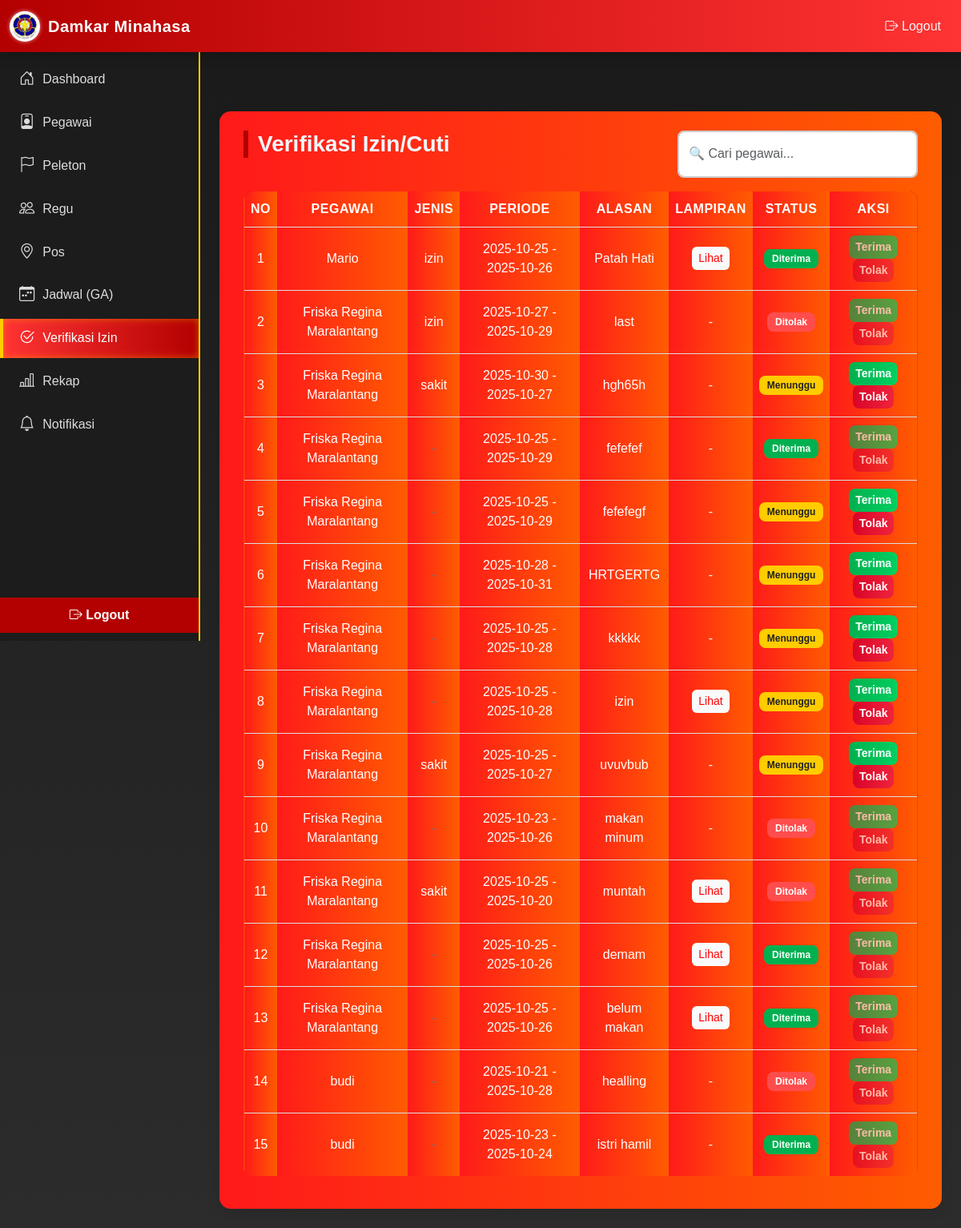
Screenshot of /admin/verifikasi.php (signed in) with the database file from the repository.
### tables this page shows
CREATE TABLE `izin` (
  `id` int(11) NOT NULL,
  `pegawai_id` int(11) DEFAULT NULL,
  `jenis` enum('izin','sakit') DEFAULT NULL,
  `tanggal_mulai` date DEFAULT NULL,
  `tanggal_selesai` date DEFAULT NULL,
  `alasan` text DEFAULT NULL,
  `lampiran` varchar(255) DEFAULT NULL,
  `status` enum('pending','diterima','ditolak') DEFAULT 'pending',
  `created_at` timestamp NOT NULL DEFAULT current_timestamp()
);

CREATE TABLE `pegawai` (
  `id` int(11) NOT NULL,
  `username` varchar(50) DEFAULT NULL,
  `password_hash` varchar(255) DEFAULT NULL,
  `nama` varchar(150) DEFAULT NULL,
  `jenis_kelamin` enum('Laki-laki','Perempuan') DEFAULT NULL,
  `nip` varchar(50) DEFAULT NULL,
  `status_kepegawaian` varchar(50) DEFAULT NULL,
  `no_hp` varchar(20) DEFAULT NULL,
  `telegram_id` varchar(50) DEFAULT NULL,
  `golongan` varchar(50) DEFAULT NULL,
  `ruang` varchar(50) DEFAULT NULL,
  `jabatan` varchar(100) DEFAULT NULL,
  `tugas` text DEFAULT NULL,
  `role` enum('admin','petugas') DEFAULT 'petugas',
  `created_at` timestamp NOT NULL DEFAULT current_timestamp()
);

### admin/verifikasi.php (the view, shortened to what this page needs)
<?php
require '../config/db.php';
$rows = $pdo->query('SELECT i.*, p.nama, p.no_hp FROM izin i LEFT JOIN pegawai p ON i.pegawai_id=p.id ORDER BY i.created_at DESC')->fetchAll(PDO::FETCH_ASSOC);
include 'header.php';
include 'sidebar.php';
?>
<!doctype html>
<html lang="id">
<head>
  <link href="https://cdn.jsdelivr.net/npm/bootstrap@5.3.0/dist/css/bootstrap.min.css" rel="stylesheet">
  <link rel="stylesheet" href="../assets/css/admin/verifikasi.css">
</head>
<body>
  <div class="container py-4">
    <div class="search-bar mb-3">
      <h3 style="color: aliceblue;">Verifikasi Izin/Cuti</h3>
      <input type="text" id="searchInput" placeholder="🔍 Cari pegawai..." class="form-control">
    </div>
    <table class="table table-sm table-hover">
      <thead>
        <tr>
          <th>No</th>
          <th>Pegawai</th>
          <th>Jenis</th>
          <th>Periode</th>
          <th>Alasan</th>
          <th>Lampiran</th>
          <th>Status</th>
          <th>Aksi</th>
        </tr>
      </thead>
      <tbody>
        <?php
        $no = 1;
        foreach ($rows as $r):
          $is_verified = in_array($r['status'], ['diterima', 'ditolak']);
        ?>
          <tr>
            <td><?= $no++ ?></td>
            <td><?= htmlspecialchars($r['nama']) ?></td>
            <td><?= htmlspecialchars($r['jenis']) ?></td>
            <td><?= $r['tanggal_mulai'] ?> - <?= $r['tanggal_selesai'] ?></td>
            <td><?= htmlspecialchars($r['alasan']) ?></td>
            <td>
              <?php if (!empty($r['lampiran'])): ?>
                <a href="../<?= $r['lampiran'] ?>" target="_blank">Lihat</a>
              <?php else: ?>
                -
              <?php endif; ?>
            </td>
            <td>
              <?php if ($r['status'] == 'diterima'): ?>
                <span class="badge bg-success">Diterima</span>
              <?php elseif ($r['status'] == 'ditolak'): ?>
                <span class="badge bg-danger">Ditolak</span>
              <?php else: ?>
                <span class="badge bg-warning">Menunggu</span>
              <?php endif; ?>
            </td>
            <td>
              <form method="post" class="status-form" style="display:inline">
                <button type="button" class="btn btn-sm btn-success" data-status="diterima" <?= $is_verified ? 'disabled' : '' ?>>Terima</button>
              </form>
              <form method="post" class="status-form" style="display:inline">
                <button type="button" class="btn btn-sm btn-danger" data-status="ditolak" <?= $is_verified ? 'disabled' : '' ?>>Tolak</button>
              </form>
            </td>
          </tr>
        <?php endforeach; ?>
      </tbody>
    </table>
  </div>
</body>
</html>

### assets/css/admin/verifikasi.css (style rules this page uses)
body { font-family: "Poppins", sans-serif; background: linear-gradient(180deg, #1a1a1a 0%, #2c2c2c 100%); color: #222; margin: 0; padding-top: 50px; }
.container { background: linear-gradient(90deg, #ff1a1a, #ff5c00); border-radius: 14px; padding: 30px; box-shadow: 0 3px 15px rgba(0, 0, 0, 0.1); color: #fff; }
h3 { font-weight: 700; color: #b30000; margin-bottom: 25px; border-left: 6px solid #b30000; padding-left: 12px; }
#searchInput { border-radius: 8px; border: 2px solid #ccc; padding: 8px 12px; width: 300px; transition: 0.3s; }
.search-bar { display: flex; justify-content: space-between; flex-wrap: wrap; margin-bottom: 15px; }
.table { background: linear-gradient(90deg, #ff1a1a, #ff5c00); border-radius: 10px; overflow: hidden; border: 1px solid #ddd; }
.table thead { background: #b30000; color: #fff; text-transform: uppercase; letter-spacing: 0.5px; }
.table th, .table td { text-align: center; vertical-align: middle; padding: 10px 8px; color: #ffffff; background: linear-gradient(90deg, #ff1a1a, #ff5c00); }
.badge { font-weight: 600; padding: 6px 10px; border-radius: 8px; text-transform: capitalize; }
.badge.bg-success { background-color: #00b050 !important; }
.badge.bg-danger { background-color: #ff4d4d !important; }
.badge.bg-warning { background-color: #ffcc00 !important; color: #222 !important; }
.btn { border-radius: 8px; font-weight: 600; transition: 0.3s; }
.btn-success { background: linear-gradient(90deg, #00b050, #00d060); border: none; }
.btn-danger { background: linear-gradient(90deg, #d90429, #ef233c); border: none; }

### admin/verifikasi.php (style rules this page uses)
table td a { display: inline-block; padding: 4px 8px; background-color: #fafafaff; color: #ff0000ff; text-decoration: none; border-radius: 6px; font-size: 0.875rem; transition: background-color 0.3s, transform 0.2s; }
table td:nth-child(6) { text-align: center; }
table td:empty::before { content: "-"; color: #6b7280; font-style: italic; }

### rows the page displays
izin: pegawai.nama "Mario", jenis "izin", tanggal_mulai "2025-10-25", tanggal_selesai "2025-10-26", alasan "Patah Hati", status "Diterima"
izin: pegawai.nama "Friska Regina Maralantang", jenis "izin", tanggal_mulai "2025-10-27", tanggal_selesai "2025-10-29", alasan "last", status "Ditolak"
izin: pegawai.nama "Friska Regina Maralantang", jenis "sakit", tanggal_mulai "2025-10-30", tanggal_selesai "2025-10-27", alasan "hgh65h", status "Menunggu"
izin: pegawai.nama "Friska Regina Maralantang", tanggal_mulai "2025-10-25", tanggal_selesai "2025-10-29", alasan "fefefef", status "Diterima"
izin: pegawai.nama "Friska Regina Maralantang", tanggal_mulai "2025-10-25", tanggal_selesai "2025-10-29", alasan "fefefegf", status "Menunggu"
izin: pegawai.nama "Friska Regina Maralantang", tanggal_mulai "2025-10-28", tanggal_selesai "2025-10-31", alasan "HRTGERTG", status "Menunggu"
izin: pegawai.nama "Friska Regina Maralantang", tanggal_mulai "2025-10-25", tanggal_selesai "2025-10-28", alasan "kkkkk", status "Menunggu"
izin: pegawai.nama "Friska Regina Maralantang", tanggal_mulai "2025-10-25", tanggal_selesai "2025-10-28", alasan "izin", status "Menunggu"
izin: pegawai.nama "Friska Regina Maralantang", jenis "sakit", tanggal_mulai "2025-10-25", tanggal_selesai "2025-10-27", alasan "uvuvbub", status "Menunggu"
izin: pegawai.nama "Friska Regina Maralantang", tanggal_mulai "2025-10-23", tanggal_selesai "2025-10-26", alasan "makan minum", status "Ditolak"
izin: pegawai.nama "Friska Regina Maralantang", jenis "sakit", tanggal_mulai "2025-10-25", tanggal_selesai "2025-10-20", alasan "muntah", status "Ditolak"
izin: pegawai.nama "Friska Regina Maralantang", tanggal_mulai "2025-10-25", tanggal_selesai "2025-10-26", alasan "demam", status "Diterima"
izin: pegawai.nama "Friska Regina Maralantang", tanggal_mulai "2025-10-25", tanggal_selesai "2025-10-26", alasan "belum makan", status "Diterima"
izin: pegawai.nama "budi", tanggal_mulai "2025-10-21", tanggal_selesai "2025-10-28", alasan "healling", status "Ditolak"
izin: pegawai.nama "budi", tanggal_mulai "2025-10-23", tanggal_selesai "2025-10-24", alasan "istri hamil", status "Diterima"
